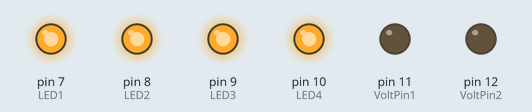
Bench run of a sketch on a simulated Arduino Uno, built with avr-gcc and run on an emulated ATmega328P. On the bench: output pins drawn as LEDs (lit = HIGH).

Above: at 0.1 s.
Timing chart, 0 to 1.6 s (numbered marks = the images above):
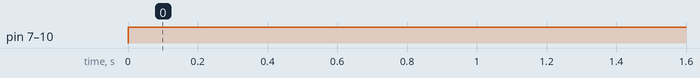

The sketch:

Frambots-Regulators.ino
```cpp
#include <Wire.h>

int LED1 = 7;
int LED2 = 8;
int LED3 = 9;
int LED4 = 10;

int VoltPin1 = 11;
int VoltPin2 = 12;

int pos = 0;

void setup() {
  Serial.begin(9600);
  pinMode(VoltPin1, OUTPUT);
  pinMode(VoltPin2, OUTPUT);
  pinMode(LED1, OUTPUT);
  pinMode(LED2, OUTPUT);
  pinMode(LED3, OUTPUT);
  pinMode(LED4, OUTPUT);

  Wire.setClock(100000);
}

void loop() {
  digitalWrite(LED1, HIGH);
  digitalWrite(LED2, HIGH);
  digitalWrite(LED3, HIGH);
  digitalWrite(LED4, HIGH);
}
```

Measured:
- by itself, pin 7 (LED1), pin 8 (LED2), pin 9 (LED3), pin 10 (LED4): LOW → HIGH at 0.00 s
